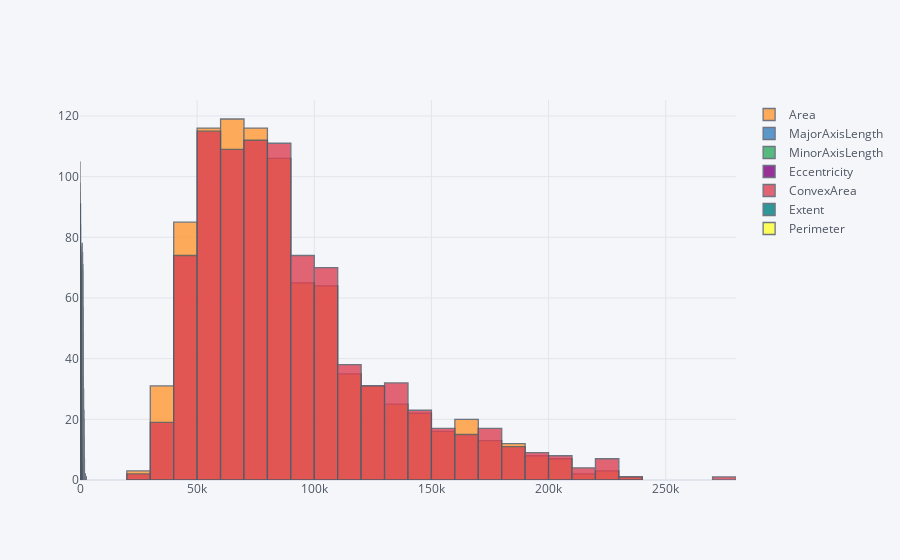

Notebook code for this chart:
### Code cell
df.iloc[:,:-1].iplot(kind="hist")

### Figure 1 — Plotly figure (JSON) as saved in the notebook; plotly's stock layout.template omitted (floating-point values rounded to 4 significant figures; data arrays with more than 128 entries replaced by an {"elided": "..."} marker saying what was removed)
{"data": [{"histfunc": "count", "histnorm": "", "marker": {"color": "rgba(255, 153, 51, 1.0)", "line": {"color": "#4D5663", "width": 1.3}}, "name": "Area", "opacity": 0.8, "orientation": "v", "type": "histogram", "x": {"elided": "900 int values"}}, {"histfunc": "count", "histnorm": "", "marker": {"color": "rgba(55, 128, 191, 1.0)", "line": {"color": "#4D5663", "width": 1.3}}, "name": "MajorAxisLength", "opacity": 0.8, "orientation": "v", "type": "histogram", "x": {"elided": "900 float values"}}, {"histfunc": "count", "histnorm": "", "marker": {"color": "rgba(50, 171, 96, 1.0)", "line": {"color": "#4D5663", "width": 1.3}}, "name": "MinorAxisLength", "opacity": 0.8, "orientation": "v", "type": "histogram", "x": {"elided": "900 float values"}}, {"histfunc": "count", "histnorm": "", "marker": {"color": "rgba(128, 0, 128, 1.0)", "line": {"color": "#4D5663", "width": 1.3}}, "name": "Eccentricity", "opacity": 0.8, "orientation": "v", "type": "histogram", "x": {"elided": "900 float values"}}, {"histfunc": "count", "histnorm": "", "marker": {"color": "rgba(219, 64, 82, 1.0)", "line": {"color": "#4D5663", "width": 1.3}}, "name": "ConvexArea", "opacity": 0.8, "orientation": "v", "type": "histogram", "x": {"elided": "900 int values"}}, {"histfunc": "count", "histnorm": "", "marker": {"color": "rgba(0, 128, 128, 1.0)", "line": {"color": "#4D5663", "width": 1.3}}, "name": "Extent", "opacity": 0.8, "orientation": "v", "type": "histogram", "x": {"elided": "900 float values"}}, {"histfunc": "count", "histnorm": "", "marker": {"color": "rgba(255, 255, 51, 1.0)", "line": {"color": "#4D5663", "width": 1.3}}, "name": "Perimeter", "opacity": 0.8, "orientation": "v", "type": "histogram", "x": {"elided": "900 float values"}}], "layout": {"barmode": "overlay", "legend": {"bgcolor": "#F5F6F9", "font": {"color": "#4D5663"}}, "paper_bgcolor": "#F5F6F9", "plot_bgcolor": "#F5F6F9", "title": {"font": {"color": "#4D5663"}}, "xaxis": {"gridcolor": "#E1E5ED", "showgrid": true, "tickfont": {"color": "#4D5663"}, "title": {"font": {"color": "#4D5663"}, "text": ""}, "zerolinecolor": "#E1E5ED"}, "yaxis": {"gridcolor": "#E1E5ED", "showgrid": true, "tickfont": {"color": "#4D5663"}, "title": {"font": {"color": "#4D5663"}, "text": ""}, "zerolinecolor": "#E1E5ED"}}}
